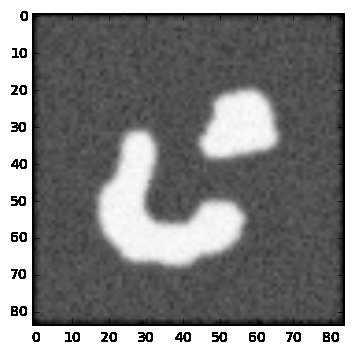
#> input picture test_images/lsm_ori.png, 353 x 354 px
$ python LevelSetPart3.py
#> lines starting #> are read from the running program, lines starting #| are printed output that depends on the picture; after the words box and inside, x2 and y2 are one past the last pixel; in counts of white or black regions, pixels touching at a corner belong together
import numpy as np
import matplotlib.pyplot as plt
import cv2

def compute_grad(x):
    return np.array(np.gradient(x))

def compute_norm(x, axis=0):
    return np.sqrt(np.sum(np.square(x), axis=axis))


def stopping_fun(x):
    #return 1. / (1. + compute_norm(compute_grad(x))**2)
    return 1. / (1. + np.exp(-1.0*(compute_norm(compute_grad(x))-0.5)/-0.16))


def default_phi(x):
    # Initialize surface phi at the border (5px from the border) of the image
    # i.e. 1 outside the curve, and -1 inside the curve
    phi = np.ones(x.shape[:2])
    phi[5:-5, 5:-5] = -1.
    return phi

#img = cv2.resize(cv2.imread("./IVOCT_images/01-006-0M-LAD-1-PRE00000001.png", flags=0),(256,256))
#img = cv2.imread("./IVUS_images/IMG-0001-00001.bmp", flags=0)
#img = cv2.resize(cv2.imread("./test_images/97002085.11.tiff", flags=0),(384,291))
img = cv2.imread("./test_images/lsm_ori.png", flags=0)
#> img is the input picture: shape (354, 353); min 0, max 255, mean 128.6
cv2.imshow('1',img)

img = np.array(img)
smoothed_img = cv2.GaussianBlur((img-np.mean(img)),(35,35),5)
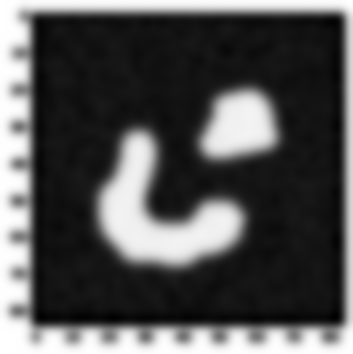
#> smoothed_img: shape (354, 353) float64; min -62.3, max 126.4, mean 0; drawn with min black and max white

g = stopping_fun(smoothed_img)
#> in compute_norm, `return np.sqrt(np.sum(np.square(x), axis=axis))`:
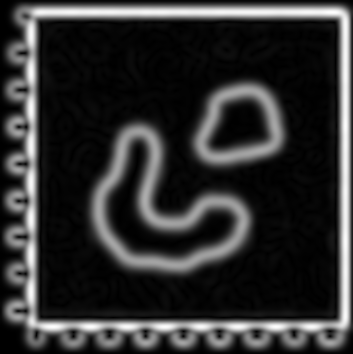
#> returned value: shape (354, 353) float64; min 0, max 16.3, mean 3.1; drawn with min black and max white
#> in stopping_fun, `return 1. / (1. + np.exp(-1.0*(compute_norm(compute_grad(x))-0.5)/-0.1..`:
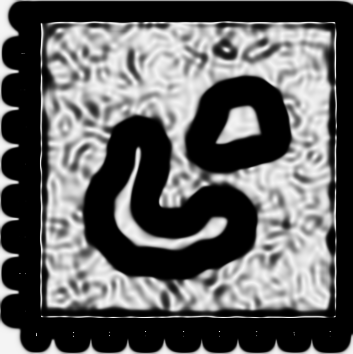
#> returned value: shape (354, 353) float64; min 1.32e-43, max 0.958, mean 0.383

cv2.imshow('2',g)


phi = default_phi(img)
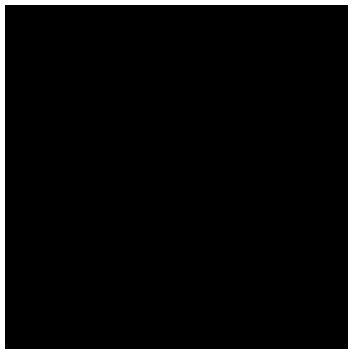
#> phi: shape (354, 353) float64; values -1 (black) and 1 (white), 5.6% white; 1 white region, box (x1, y1, x2, y2) and area: (0, 0, 353, 354) 6970

cv2.imshow('3',phi)

def curvature(f):
    fy, fx = compute_grad(f)
    norm = np.sqrt(fx**2 + fy**2)
    Nx = fx / (norm + 1e-8)
    Ny = fy / (norm + 1e-8)
    return div(Nx, Ny)


def div(fx, fy):
    fyy, fyx = compute_grad(fy)
    fxy, fxx = compute_grad(fx)
    return fxx + fyy


def dot(x, y, axis=0):
    return np.sum(x * y, axis=axis)

v=100.0
dt=0.002

dg = compute_grad(g)

for i in range(1500):
    dphi = compute_grad(phi)
    dphi_norm = compute_norm(dphi)
    divergence = curvature(phi)

    smoothing = g * divergence * dphi_norm
    balloon = g * dphi_norm * v
    attachment = dot(dphi, dg)
    dphi_t = smoothing + balloon + attachment
    phi = phi + dt * dphi_t
    t_phi = np.zeros_like(phi)
    t_phi[phi>0]=1.0
    cv2.imshow('4',np.uint8(img*(1.0-t_phi)))
    cv2.waitKey(delay = 10)
    print(i)
#> this loop made 1500 passes
#> pass 1, `dphi_norm = compute_norm(dphi)`:
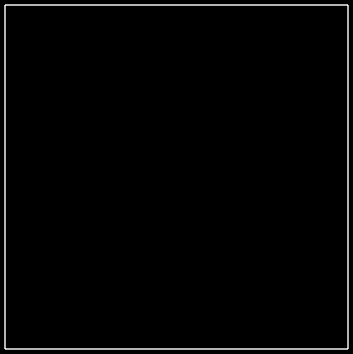
#> dphi_norm: shape (354, 353) float64; min 0, max 1.41, mean 0.022; drawn with min black and max white
#> pass 1, in curvature, `fy, fx = compute_grad(f)`:
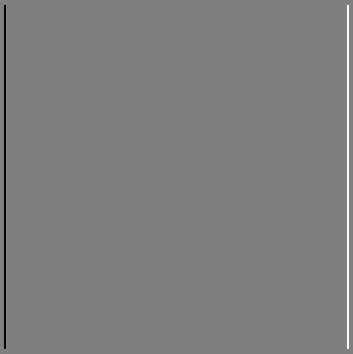
#> fx: shape (354, 353) float64; min -1, max 1, mean 0; drawn with min black and max white
#> after the loop:
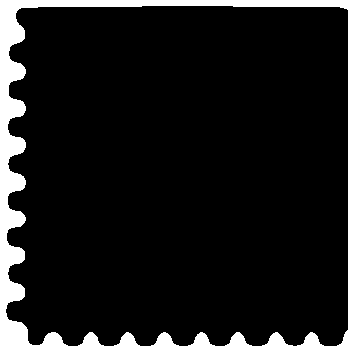
#> t_phi: shape (354, 353) float64; values 0 (black) and 1 (white), 11.6% white; 1 white region, box (x1, y1, x2, y2) and area: (0, 0, 353, 354) 14473


cv2.waitKey()
